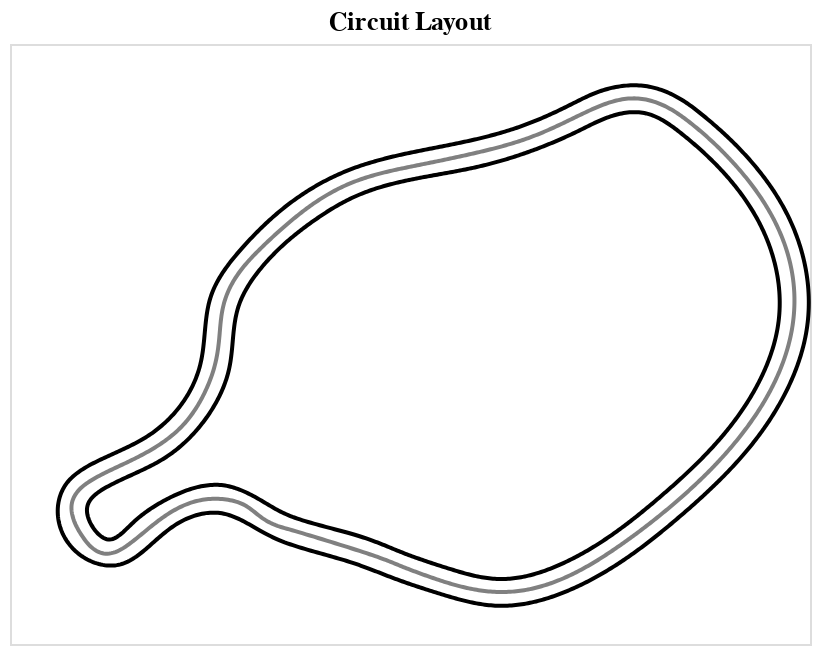

Notebook source saved alongside this figure:
### Code cell
with open('/Users/pau_matas/Desktop/DPA-visualization-tool/data/info.json') as f:
    info = json.load(f)

run = Run('/Users/pau_matas/Desktop/DPA-visualization-tool/data/TILK-E:420/420_Run0.csv', info['TILK-E:420'])
lapA = run.laps[0]
lapB = run.laps[1]

circuit = CircuitChart(seed = 420)
circuit.chart()

### Figure 1 — Vega-Lite specification as saved in the notebook (floating-point values rounded to 4 significant figures; data arrays with more than 128 entries replaced by an {"elided": "..."} marker saying what was removed)
{"config": {"view": {"continuousWidth": 400, "continuousHeight": 300}}, "data": {"name": "data-3b0b949032fc252ef20c4cc4516ac8a3"}, "mark": "line", "encoding": {"color": {"field": "curve", "legend": null, "scale": {"domain": ["interior", "middle", "exterior", "lapA", "lapB"], "range": ["black", "grey", "black", "#4E79A7", "#F28E2B"]}, "type": "nominal"}, "detail": [{"field": "curve", "type": "nominal"}, {"field": "sector_idx", "type": "nominal"}], "order": {"field": "index", "type": "ordinal"}, "x": {"axis": null, "field": "x", "type": "quantitative"}, "y": {"axis": null, "field": "y", "type": "quantitative"}}, "title": "Circuit Layout", "$schema": "https://vega.github.io/schema/vega-lite/v4.17.0.json", "datasets": {"data-3b0b949032fc252ef20c4cc4516ac8a3": {"elided": "3000 records"}}}
